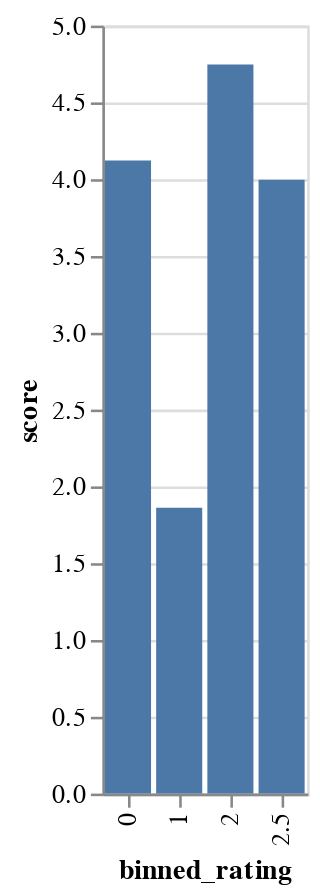

Source (notebook cell):
### Code cell
df_graph = pd.merge(moyenne_score,moyenne_purchase).merge(moyenne_buy).merge(nb_count_client)
source = df_graph

bars = alt.Chart().mark_bar().encode(
    x='cluster:O',
    y=alt.Y('moyenne_score:Q', title='moyenne score'),
    color='moyenne_score:N',
)

error_bars = alt.Chart().mark_errorbar(extent='ci').encode(
    x='year:O',
    y='yield:Q'
)

alt.layer(bars, error_bars, data=source).facet(
    column='site:N'
)

### Figure 1 — Vega-Lite specification as saved in the notebook (floating-point values rounded to 4 significant figures)
{"config": {"view": {"continuousWidth": 400, "continuousHeight": 300}}, "data": {"name": "data-41a1483aa3c102a22f4e983f7bac2a1f"}, "mark": "bar", "encoding": {"x": {"field": "binned_rating", "type": "ordinal"}, "y": {"field": "score", "type": "quantitative"}}, "transform": [{"bin": true, "field": "cluster", "as": "binned_rating"}], "$schema": "https://vega.github.io/schema/vega-lite/v4.17.0.json", "datasets": {"data-41a1483aa3c102a22f4e983f7bac2a1f": [{"cluster": 0, "score": 4.122}, {"cluster": 1, "score": 1.861}, {"cluster": 2, "score": 4.747}, {"cluster": 3, "score": 3.996}]}}
